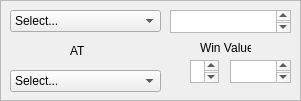
   <widget class="QFrame" name="Match1frame_9">
    <property name="geometry">
     <rect>
      <x>650</x>
      <y>220</y>
      <width>301</width>
      <height>101</height>
     </rect>
    </property>
    <property name="frameShape">
     <enum>QFrame::StyledPanel</enum>
    </property>
    <property name="frameShadow">
     <enum>QFrame::Raised</enum>
    </property>
    <widget class="QComboBox" name="M9topcomboBox">
     <property name="geometry">
      <rect>
       <x>10</x>
       <y>10</y>
       <width>151</width>
       <height>22</height>
      </rect>
     </property>
     <item>
      <property name="text">
       <string>Select...</string>
      </property>
     </item>
     <item>
      <property name="text">
       <string>Arizona Cardinals</string>
      </property>
     </item>
     <item>
      <property name="text">
       <string>Atlanta Falcons</string>
      </property>
     </item>
     <item>
      <property name="text">
       <string>Baltimore Ravens</string>
      </property>
     </item>
     <item>
      <property name="text">
       <string>Buffalo Bills </string>
      </property>
     </item>
     <item>
      <property name="text">
       <string>Carolina Panthers</string>
      </property>
     </item>
     <item>
      <property name="text">
       <string>Chicago Bears</string>
      </property>
     </item>
     <item>
      <property name="text">
       <string>Cincinnati Bengals</string>
      </property>
     </item>
     <item>
      <property name="text">
       <string>Cleveland Browns</string>
      </property>
     </item>
     <item>
      <property name="text">
       <string>Dallas Cowboys</string>
      </property>
     </item>
     <item>
      <property name="text">
       <string>Denver Broncos</string>
      </property>
     </item>
     <item>
      <property name="text">
       <string>Detroit Lions </string>
      </property>
     </item>
     <item>
      <property name="text">
       <string>Green Bay Packers </string>
      </property>
     </item>
     <item>
      <property name="text">
       <string>Houston Texans </string>
      </property>
     </item>
     <item>
      <property name="text">
       <string>Indianapolis Colts</string>
      </property>
     </item>
     <item>
      <property name="text">
       <string>Jacksonville Jaguars </string>
      </property>
     </item>
     <item>
      <property name="text">
       <string>Kansas City Chiefs </string>
      </property>
     </item>
     <item>
      <property name="text">
       <string>Miami Dolphins</string>
      </property>
     </item>
     <item>
      <property name="text">
       <string>Minnesota Vikings</string>
      </property>
     </item>
     <item>
      <property name="text">
       <string>New England Patriots</string>
      </property>
     </item>
     <item>
      <property name="text">
       <string>New Orleans Saints </string>
      </property>
     </item>
     <item>
      <property name="text">
       <string>New York Giants</string>
      </property>
     </item>
     <item>
      <property name="text">
       <string>New York Jets</string>
      </property>
     </item>
     <item>
      <property name="text">
       <string>Oakland Raiders</string>
      </property>
     </item>
     <item>
      <property name="text">
       <string>Philadelphia Eagles</string>
      </property>
     </item>
     <item>
      <property name="text">
       <string>Pittsburgh Steelers</string>
      </property>
     </item>
     <item>
      <property name="text">
       <string>Saint Louis Rams</string>
      </property>
     </item>
     <item>
      <property name="text">
       <string>San Diego Chargers </string>
      </property>
     </item>
     <item>
      <property name="text">
       <string>San Francisco 49ers </string>
      </property>
     </item>
     <item>
      <property name="text">
       <string>Seattle Seahawks </string>
      </property>
     </item>
     <item>
      <property name="text">
       <string>Tampa Bay Buccaneers </string>
      </property>
     </item>
     <item>
      <property name="text">
       <string>Tennessee Titans </string>
      </property>
     </item>
     <item>
      <property name="text">
       <string>Washington Redskins </string>
      </property>
     </item>
    </widget>
    <widget class="QLabel" name="VStext9">
     <property name="geometry">
      <rect>
       <x>70</x>
       <y>40</y>
       <width>21</width>
       <height>21</height>
      </rect>
     </property>
     <property name="text">
      <string>AT</string>
     </property>
    </widget>
    <widget class="QTextBrowser" name="M9teamoutput">
     <property name="geometry">
      <rect>
       <x>170</x>
       <y>10</y>
       <width>121</width>
       <height>23</height>
      </rect>
     </property>
    </widget>
    <widget class="QComboBox" name="M9botcomboBox">
     <property name="geometry">
      <rect>
       <x>10</x>
       <y>70</y>
       <width>151</width>
       <height>22</height>
      </rect>
     </property>
     <item>
      <property name="text">
       <string>Select...</string>
      </property>
     </item>
     <item>
      <property name="text">
       <string>Arizona Cardinals</string>
      </property>
     </item>
     <item>
      <property name="text">
       <string>Atlanta Falcons</string>
      </property>
     </item>
     <item>
      <property name="text">
       <string>Baltimore Ravens</string>
      </property>
     </item>
     <item>
      <property name="text">
       <string>Buffalo Bills </string>
      </property>
     </item>
     <item>
      <property name="text">
       <string>Carolina Panthers</string>
      </property>
     </item>
     <item>
      <property name="text">
       <string>Chicago Bears</string>
      </property>
     </item>
     <item>
      <property name="text">
       <string>Cincinnati Bengals</string>
      </property>
     </item>
     <item>
      <property name="text">
       <string>Cleveland Browns</string>
      </property>
     </item>
     <item>
      <property name="text">
       <string>Dallas Cowboys</string>
      </property>
     </item>
     <item>
      <property name="text">
       <string>Denver Broncos</string>
      </property>
     </item>
     <item>
      <property name="text">
       <string>Detroit Lions </string>
      </property>
     </item>
     <item>
      <property name="text">
       <string>Green Bay Packers </string>
      </property>
     </item>
     <item>
      <property name="text">
       <string>Houston Texans </string>
      </property>
     </item>
     <item>
      <property name="text">
       <string>Indianapolis Colts</string>
      </property>
     </item>
     <item>
      <property name="text">
       <string>Jacksonville Jaguars </string>
      </property>
     </item>
     <item>
      <property name="text">
       <string>Kansas City Chiefs </string>
      </property>
     </item>
     <item>
      <property name="text">
       <string>Miami Dolphins</string>
      </property>
     </item>
     <item>
      <property name="text">
       <string>Minnesota Vikings</string>
      </property>
     </item>
     <item>
      <property name="text">
       <string>New England Patriots</string>
      </property>
     </item>
     <item>
      <property name="text">
       <string>New Orleans Saints </string>
      </property>
     </item>
     <item>
      <property name="text">
       <string>New York Giants</string>
      </property>
     </item>
     <item>
      <property name="text">
       <string>New York Jets</string>
      </property>
     </item>
     <item>
      <property name="text">
       <string>Oakland Raiders</string>
      </property>
     </item>
     <item>
      <property name="text">
       <string>Philadelphia Eagles</string>
      </property>
     </item>
     <item>
      <property name="text">
       <string>Pittsburgh Steelers</string>
      </property>
     </item>
     <item>
      <property name="text">
       <string>Saint Louis Rams</string>
      </property>
     </item>
     <item>
      <property name="text">
       <string>San Diego Chargers </string>
      </property>
     </item>
     <item>
      <property name="text">
       <string>San Francisco 49ers </string>
      </property>
     </item>
     <item>
      <property name="text">
       <string>Seattle Seahawks </string>
      </property>
     </item>
     <item>
      <property name="text">
       <string>Tampa Bay Buccaneers </string>
      </property>
     </item>
     <item>
      <property name="text">
       <string>Tennessee Titans </string>
      </property>
     </item>
     <item>
      <property name="text">
       <string>Washington Redskins </string>
      </property>
     </item>
    </widget>
    <widget class="QLabel" name="wvlabel9">
     <property name="geometry">
      <rect>
       <x>200</x>
       <y>40</y>
       <width>51</width>
       <height>16</height>
      </rect>
     </property>
     <property name="text">
      <string>Win Value:</string>
     </property>
    </widget>
    <widget class="QTextBrowser" name="M9winval">
     <property name="geometry">
      <rect>
       <x>190</x>
       <y>60</y>
       <width>29</width>
       <height>23</height>
      </rect>
     </property>
    </widget>
    <widget class="QTextBrowser" name="M9plusval">
     <property name="geometry">
      <rect>
       <x>230</x>
       <y>60</y>
       <width>61</width>
       <height>23</height>
      </rect>
     </property>
    </widget>
   </widget>
